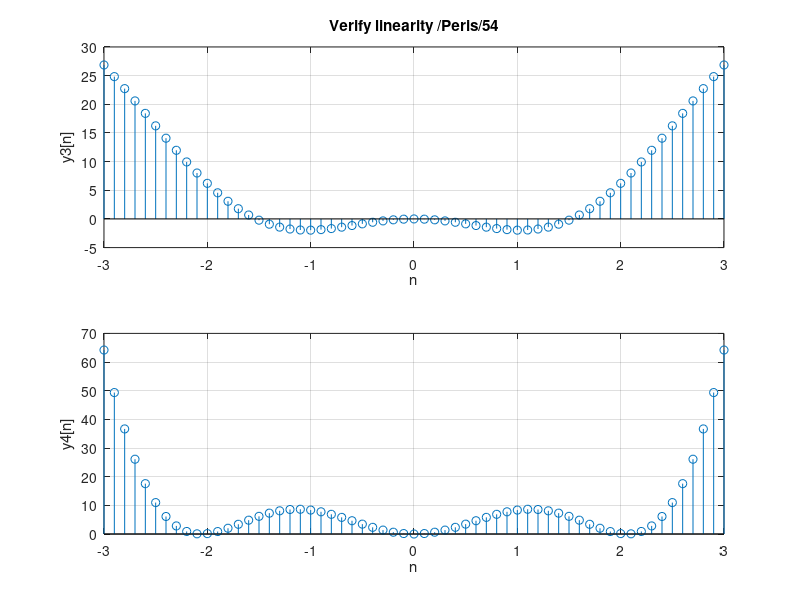

This chart was generated by the following MATLAB code:
clear all;
a1=3;
a2=-7;
n=-3:0.1:3;
x1=n;
x2=sin(n);
y1=x1.^2;
y2=x2.^2;
y3=a1*y1+a2*y2;
x3=a1*x1+a2*x2;
y4=x3.^2;
subplot(2,1,1);
stem(n,y3);
title('Verify linearity /Peris/54');
xlabel('n');
ylabel('y3[n]');
grid on;
subplot(2,1,2);
stem(n,y4);
xlabel('n');
ylabel('y4[n]');
grid on;